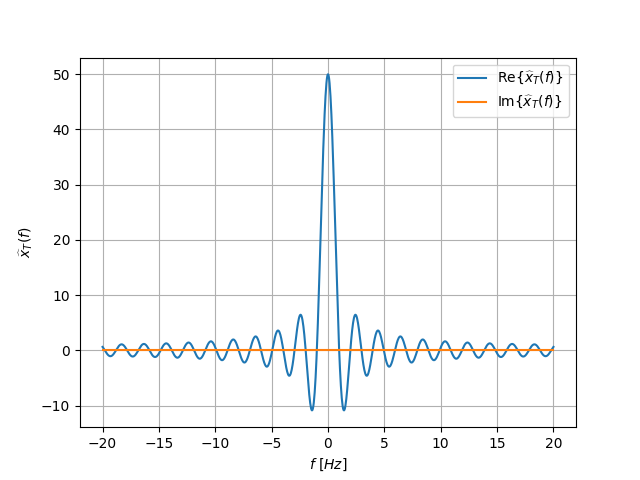

Reproduce this figure in Python.
import numpy as np
import matplotlib.pyplot as plt


def discrete_time_fourier_transform(x, n, f, T):
    n = n[:, np.newaxis]
    x = x[:, np.newaxis]

    return np.sum(x * np.exp(-1j * 2 * np.pi * f * n * T), axis=0)


@np.vectorize
def rect(t, T):
    if np.abs(t) < T / 2:
        return 1
    elif np.abs(t) == T / 2:
        return 1 / 2
    else:
        return 0


@np.vectorize
def sinc(t):
    return np.sin(np.pi * t) / (np.pi * t) if t != 0 else 1


N = 100

t = np.linspace(-1, 1, N)
x = rect(t, 1)

T = (t.max() - t.min()) / t.size

f = np.linspace(-20, 20, 1000)
n = t * N / (t.max() - t.min())

plt.figure()
plt.plot(f, discrete_time_fourier_transform(x, n, f, T).real,
         label=r'$\operatorname{Re}\{\widehat{x}_T(f)\}$')
plt.plot(f, discrete_time_fourier_transform(x, n, f, T).imag,
         label=r'$\operatorname{Im}\{\widehat{x}_T(f)\}$')
plt.xlabel(r'$f\ [Hz]$')
plt.ylabel(r'$\widehat{x}_T(f)$')
plt.grid(True)
plt.legend()
plt.show()
